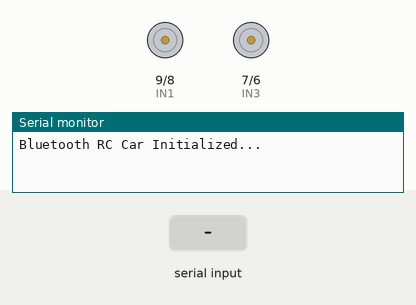
This sketch was run on a simulated Arduino Uno, built with avr-gcc and run on an emulated ATmega328P. Shown: motor-driver pin pairs drawn as motors (green arrow = first pin HIGH = forward, orange = second pin HIGH = backward, longer = more drive, scaled by the enable pin), the last lines printed to the serial monitor. Inputs (shaded band) come from the test bench.

Above: at 1.2 s.
1.3 s: "F" received over Serial
At 2.5 s:
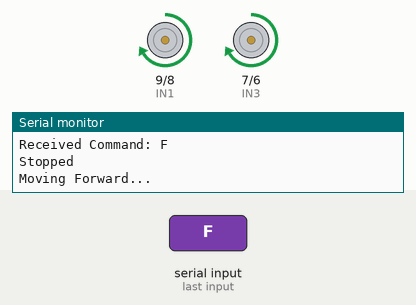
2.8 s: "B" received over Serial
At 3.8 s:
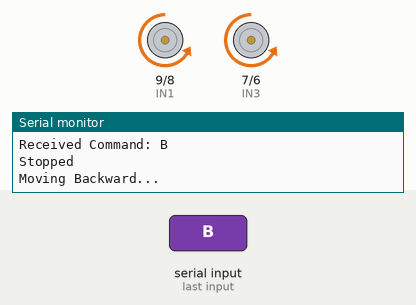
4.3 s: "L" received over Serial
At 4.9 s:
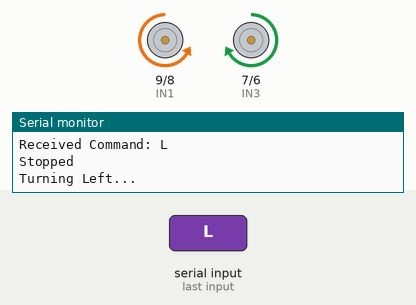
5.8 s: "R" received over Serial
At 7.2 s:
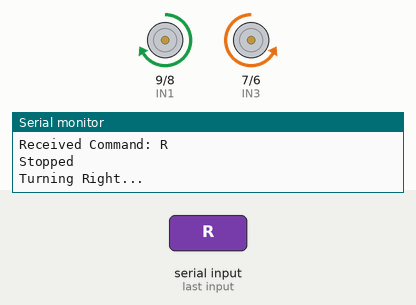
Timing chart, 0 to 8.3 s (numbered marks = the images above; inputs shaded):
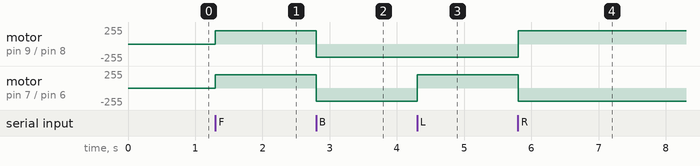

The sketch:

Bluetooth_Controlled_RC_Car.ino
```cpp
// Motor 1
#define ENA 10  // Enable pin for Motor 1
#define IN1 9  // Motor 1 control pin 1
#define IN2 8  // Motor 1 control pin 2

// Motor 2
#define IN3 7  // Motor 2 control pin 1
#define IN4 6  // Motor 2 control pin 2
#define ENB 5 // Enable pin for Motor 2

char command;

void setup() {
  pinMode(ENA, OUTPUT);
  pinMode(ENB, OUTPUT);
  pinMode(IN1, OUTPUT);
  pinMode(IN2, OUTPUT);
  pinMode(IN3, OUTPUT);
  pinMode(IN4, OUTPUT);

  Serial.begin(9600); // Default TX (1) & RX (0)
  Serial.println("Bluetooth RC Car Initialized...");
}

void loop() {
  if (Serial.available() > 0) {
    command = Serial.read();
    Serial.print("Received Command: ");
    Serial.println(command);

    Stop(); // Stop before executing new command

    switch (command) {
      case 'F':
        forward();
        break;
      case 'B':
        back();
        break;
      case 'L':
        left();
        break;
      case 'R':
        right();
        break;
      default:
        Serial.println("Invalid Command Received");
    }
  }
}

void forward() {
  analogWrite(ENA, 200);
  analogWrite(ENB, 200);
  digitalWrite(IN1, HIGH);
  digitalWrite(IN2, LOW);
  digitalWrite(IN3, HIGH);
  digitalWrite(IN4, LOW);
  Serial.println("Moving Forward...");
}

void back() {
  analogWrite(ENA, 200);
  analogWrite(ENB, 200);
  digitalWrite(IN1, LOW);
  digitalWrite(IN2, HIGH);
  digitalWrite(IN3, LOW);
  digitalWrite(IN4, HIGH);
  Serial.println("Moving Backward...");
}

void left() {
  analogWrite(ENA, 150);
  analogWrite(ENB, 200);
  digitalWrite(IN1, LOW);
  digitalWrite(IN2, HIGH);
  digitalWrite(IN3, HIGH);
  digitalWrite(IN4, LOW);
  Serial.println("Turning Left...");
}

void right() {
  analogWrite(ENA, 200);
  analogWrite(ENB, 150);
  digitalWrite(IN1, HIGH);
  digitalWrite(IN2, LOW);
  digitalWrite(IN3, LOW);
  digitalWrite(IN4, HIGH);
  Serial.println("Turning Right...");
}

void Stop() {
  analogWrite(ENA, 0);
  analogWrite(ENB, 0);
  digitalWrite(IN1, LOW);
  digitalWrite(IN2, LOW);
  digitalWrite(IN3, LOW);
  digitalWrite(IN4, LOW);
  Serial.println("Stopped");
}
```

Measured:
- after the input at 1.3 s, motor on pin 9 (IN1) / pin 8 (IN2), motor on pin 7 (IN3) / pin 6 (IN4): stopped → forward 200/255 at once
- after the input at 2.8 s, motor on pin 9 (IN1) / pin 8 (IN2), motor on pin 7 (IN3) / pin 6 (IN4): forward 200/255 → backward 200/255 at once
- after the input at 4.3 s, motor on pin 7 (IN3) / pin 6 (IN4): backward 200/255 → forward 200/255 at once
- after the input at 5.8 s, motor on pin 9 (IN1) / pin 8 (IN2): backward 200/255 → forward 200/255 at once; motor on pin 7 (IN3) / pin 6 (IN4): forward 200/255 → backward 200/255 at once
